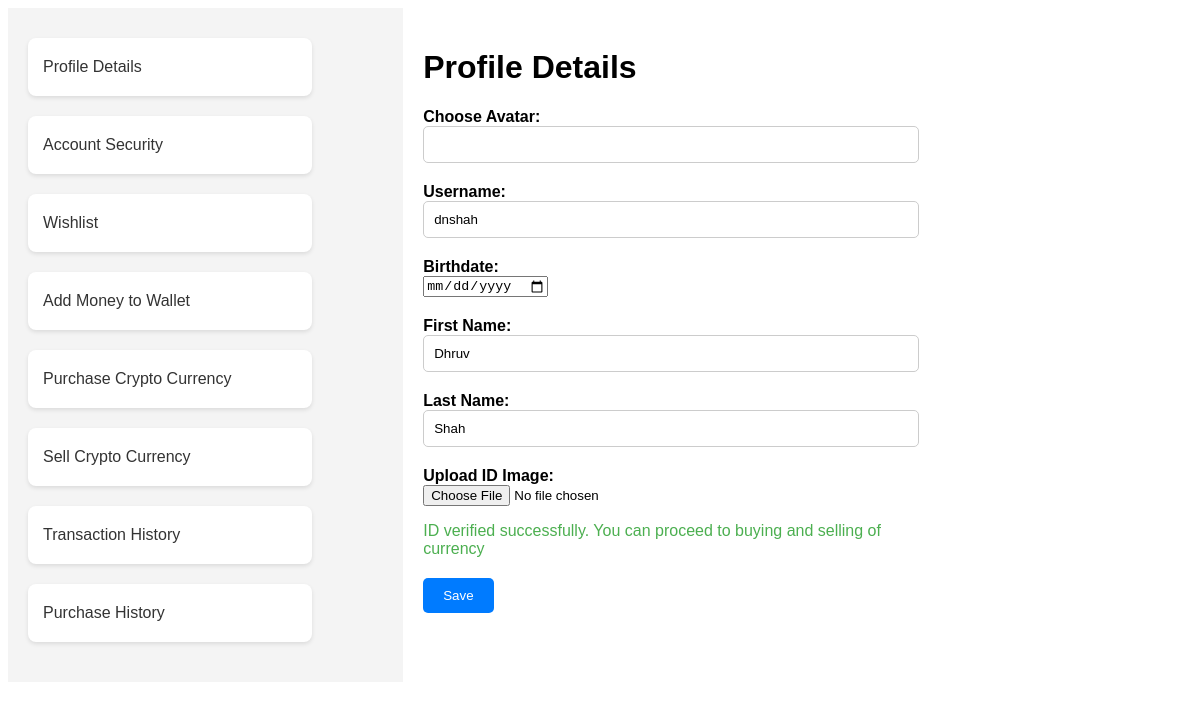
Screenshot of /userprofile/ (signed in) with the database file from the repository.
### CryptoCrackers/models.py (models this page shows, shortened)
class UserDetails(models.Model):
    username = models.CharField(max_length=255, unique=True)
    email = models.EmailField(max_length=255, unique=True)
    password = models.CharField(max_length=255,null=True, blank=True)
    first_name = models.CharField(max_length=255, null = True, blank=True)
    last_name = models.CharField(max_length=255, null = True, blank=True)
    date_of_birth = models.DateField(blank=True, null = True)
    id_image = models.ImageField(upload_to='id_images/', null=True, blank=True)
    wishlist=models.JSONField(default=list,blank=True)
    cryptocurrencies = models.JSONField(default=dict)

### CryptoCrackers/views.py (the view)
# urls.py: path('userprofile/', views.user_profile, name='profile'),
def user_profile(request):
    if request.method == 'POST':
        print(request.POST['avatar'])
        value = request.session.get('_user_id')
        user = UserDetails.objects.get(id=value)
        user.first_name = request.POST['firstname']
        user.username = request.POST['username']
        user.last_name = request.POST['lastname']
        if 'id_image' in request.FILES:
            user.id_image = request.FILES['id_image']
        user.save()
        wish_list = user.wishlist
        return render(request, 'FrontEnd/profile.html', {'user': user, 'wish_list': wish_list, 'id': "profile-details"})
    else:
        value = request.session.get('_user_id')
        user = UserDetails.objects.get(id=value)
        wish_list = user.wishlist
        return render(request, 'FrontEnd/profile.html', {'user': user, 'wish_list': wish_list, 'id': "profile-details"})

### templates/FrontEnd/profile.html (shortened to what this page needs)
<!DOCTYPE html>
<html lang="en">
<head>
</head>
<body>
<main>
    <div class="profile-container">
        <div class="sidebar">
            <ul>
                <li><a href="{% url 'CryptoCrackers:profile' %}" >Profile Details</a></li>
                <li><a onclick="accountSecurity()" >Account Security</a></li>
                <li><a href="{% url 'CryptoCrackers:wishlist' %}" >Wishlist</a></li>
                <li><a href="{% url 'CryptoCrackers:add_money' %}" >Add Money to Wallet</a></li>
                <li><a href="{% url 'CryptoCrackers:purchase_currency' %}" >Purchase Crypto Currency</a></li>
                <li><a href="{% url 'CryptoCrackers:sell_crypto' %}" >Sell Crypto Currency</a></li>
                <li><a href="{% url 'CryptoCrackers:transaction_list' %}" >Transaction History</a></li>
                <li><a href="{% url 'CryptoCrackers:purchasehistory_list' %}" >Purchase History</a></li>
            </ul>
        </div>
        <div class="content">
            <div id="profile-details" style="display: block;">
                <h1>Profile Details</h1>
                <form action="" method="post" enctype="multipart/form-data">
                    <div class="form-group">
                        <label for="avatar">Choose Avatar:</label>
                        <input type="text" id="avatar" name="avatar">
                    </div>
                    <div class="form-group">
                        <label for="username">Username:</label>
                        <input type="text" value="{{ user.username }}" id="username" name="username">
                    </div>
                    <div class="form-group">
                        <label for="birthdate">Birthdate:</label>
                        <input type="date" value="{{ user.date_of_birth }}" id="birthdate" name="birthdate">
                    </div>
                    <div class="form-group">
                        <label for="firstname">First Name:</label>
                        <input type="text" value="{{ user.first_name }}" id="firstname" name="firstname">
                    </div>
                    <div class="form-group">
                        <label for="lastname">Last Name:</label>
                        <input type="text" value="{{ user.last_name }}" id="lastname" name="lastname">
                    </div>
                    <div class="form-group">
                        <label for="id_image">Upload ID Image:</label>
                        <input type="file" value="{{ user.id_image.name }}" id="id_image" name="id_image" accept="image/*">
                                {% if user.id_image %}
                                    <p style="color: #4CAF50">ID verified successfully. You can proceed to buying and selling of currency</p>
                                {% else %}
                                    <p>Please upload id for verification to start Trading</p>
                                {% endif %}
                    </div>
                    <button class="save-button" type="submit">Save</button>
                </form>
            </div>
     </div>
    </div>
</main>
</body>
</html>

### templates/FrontEnd/profile.html (style rules this page uses)
body { font-family: Arial, sans-serif; }
.profile-container { display: flex; align-items: flex-start; }
.sidebar { width: 30%; padding: 20px; background-color: #f4f4f4; }
.content { width: 40%; padding: 20px; background-color: #fff; }
.sidebar ul { list-style-type: none; padding: 0; }
.sidebar li { margin-bottom: 20px; }
.sidebar a { text-decoration: none; color: #333; display: block; padding: 5px 0; }
.form-group { margin-bottom: 20px; }
.form-group label { display: block; font-weight: bold; }
.form-group input[type="text"], .form-group input[type="password"] { width: 100%; padding: 10px; border: 1px solid #ccc; border-radius: 5px; }
.save-button { background-color: #007bff; color: #fff; padding: 10px 20px; border: none; border-radius: 5px; cursor: pointer; }
ul { list-style-type: none; padding: 0; margin: 0; width: 80%; max-width: 400px; }
li { background-color: #fff; margin: 10px 0; padding: 15px; border-radius: 8px; box-shadow: 0 2px 4px rgba(0, 0, 0, 0.1); display: flex; justify-content: space-between; align-items: center; }
a { text-decoration: none; color: #3498db; }

### rows the page displays
UserDetails: username "dnshah", firstname "Dhruv", lastname "Shah"
